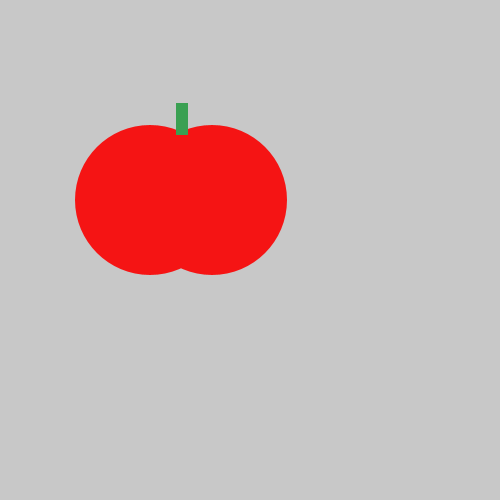
Frame 1 (no input)
Frame 60 (the mouse pressed at the canvas centre just before this capture): identical to frame 1, image omitted
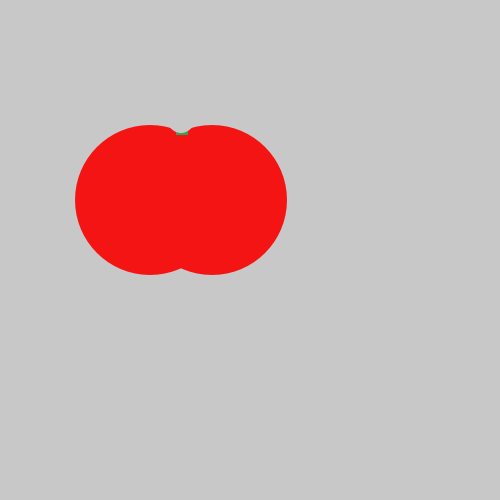
Frame 120 (the mouse held since frame 60 and released just before this capture)

The Processing sketch that drew these frames (run headless with seeded random() and noise(); from frame 60 on, the mouse is pressed at the canvas centre):

// Processing sketch: tasty_tomato
// ── tasty_tomato.pde
void setup() {
    size(500, 500);
}
void draw() {
    background(200, 200, 200);
    noStroke();
    fill(#F51414);
    ellipse(150, 200, 150, 150);
    ellipse(212, 200, 150, 150);
    fill(#3AA052);
    rect(176, 103, 12, 32);
    if(mousePressed){
      fill(200, 200, 200);
      ellipse(181,108,35,50);
}}
